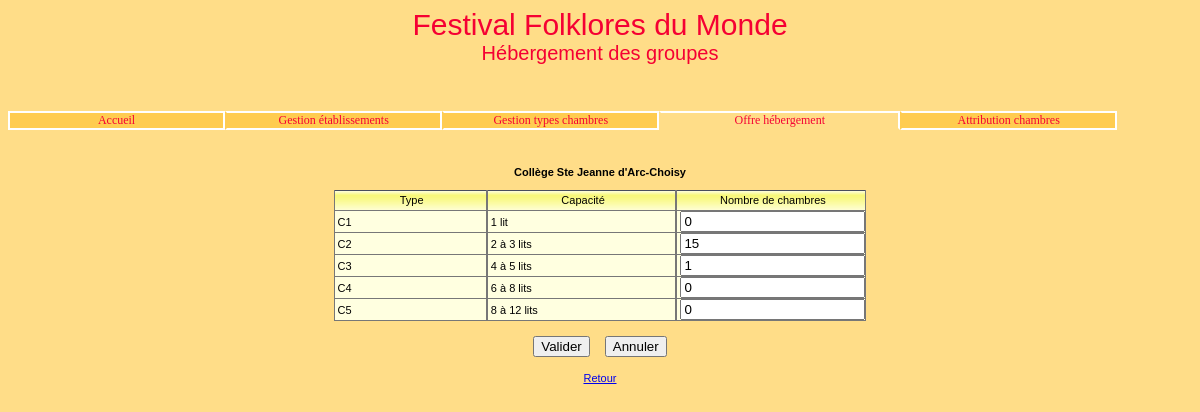
Screenshot of /cOffreHebergement.php?action=demanderModifierOffre&idEtab=0350773A with the database file from the repository.
### tables this page shows
create table Etablissement 
(id char(8) not null, 
nom varchar(45) not null,
adresseRue varchar(45) not null, 
codePostal char(5) not null, 
ville varchar(35) not null,
tel varchar(13) not null,
adresseElectronique varchar(70),
type tinyint not null,
civiliteResponsable varchar(12) not null,
nomResponsable varchar(25) not null,
prenomResponsable varchar(25),
constraint pk_Etablissement primary key(id));

create table TypeChambre
(id char(2) not null, 
libelle varchar(15) not null, 
constraint pk_TypeChambre primary key(id));

create table Offre
(idEtab char(8) not null, 
idTypeChambre char(2) not null, 
nombreChambres integer not null, 
constraint pk_Offre primary key(idEtab, idTypeChambre), 
INDEX(idTypeChambre),
constraint fk1_Offre foreign key(idEtab) references Etablissement(id) 
ON DELETE CASCADE ON UPDATE CASCADE, 
constraint fk2_Offre foreign key(idTypeChambre) references TypeChambre(id)
ON DELETE CASCADE ON UPDATE CASCADE);

### gestionDonnees/_gestionBaseFonctionsCommunes.inc.php (called while the page is built, shortened)
<?php
function obtenirDetailEtablissement($connexion, $id) {
    $req = "SELECT * FROM Etablissement WHERE id=?";
    $stmt = $connexion->prepare($req);
    $stmt->execute(array($id));
    return $stmt->fetch(PDO::FETCH_ASSOC);
}
function obtenirTypesChambres($connexion) {
    $req = "SELECT * FROM TypeChambre";
    $stmt = $connexion->prepare($req);
    $stmt->execute();
    return $stmt;
}
function obtenirNbOffre($connexion, $idEtab, $idTypeChambre) {
    $req = "SELECT nombreChambres FROM Offre WHERE idEtab=:idEtab AND
        idTypeChambre=:idTypeCh";
    $stmt = $connexion->prepare($req);
    $stmt->bindParam(':idEtab', $idEtab);
    $stmt->bindParam(':idTypeCh', $idTypeChambre);
    $stmt->execute();
    $ok = $stmt->fetchColumn();
    if ($ok) {
        return $ok;
    } else {
        return 0;
    }
}

### vues/OffreHebergement/vModifierOffreHebergement.php (the view)
<?php
include("_debut.inc.php");
echo "
<form method='POST' action='cOffreHebergement.php'>
   <input type='hidden' value='validerModifierOffre' name='action'>";
$lgEtab = obtenirDetailEtablissement($connexion, $idEtab);
$i = 0;
$nom = $lgEtab['nom'];
echo "<br><strong>$nom</strong><br><br>
   <table width='45%' cellspacing='0' cellpadding='0' class='tabQuadrille'>";
echo "
      <tr class='enTeteTabQuad'>
         <td width='30%'>Type</td>
         <td width='37%'>Capacité</td>
         <td width='33%'>Nombre de chambres</td>
      </tr>";
$rsTypeChambre = obtenirTypesChambres($connexion);
while ($lgTypeChambre = $rsTypeChambre->fetch(PDO::FETCH_ASSOC)) {
    $idTypeChambre = $lgTypeChambre['id'];
    $libelle = $lgTypeChambre['libelle'];
    echo "
         <tr class='ligneTabQuad'>
            <td>$idTypeChambre</td>
            <td>$libelle</td>";
    if ($action == 'validerModifierOffre' && (!estEntier($nbChambres[$i]) || !estModifOffreCorrecte($connexion, $idEtab, $idTypeChambre, $nbChambres[$i]))) {
        echo "
               <td align='center'><input type='text' value='$nbChambres[$i]'
               name='nbChambres[$i]' maxlength='3' class='erreur'></td>";
    } else {
        $nbOffre = obtenirNbOffre($connexion, $idEtab, $idTypeChambre);
        echo "
               <td align='center'><input type='text' value='$nbOffre'
               name='nbChambres[$i]' maxlength='3'></td>";
    }
    echo "
            <input type='hidden' value='$idTypeChambre'
            name='idTypeChambre[$i]'>
         </tr>";
    $i = $i + 1;
}
echo
"</table>";
echo "
   <input type='hidden' value='$idEtab' name='idEtab'>
   <input type='hidden' value='$i' name='nbLignes'>
   <table align='center' cellspacing='15' cellpadding='0'>
      <tr>
         <td align='right'><input type='submit' value='Valider'
         name='validerModifierOffre'></td>
         <td align='left'><input type='reset' value='Annuler' name='annuler'>
         </td>
      </tr>
   </table>
   <a href='cOffreHebergement.php?'>Retour</a>
</form>";
include("_fin.inc.php");

### css/cssGeneral.css (style rules this page uses)
.basePage { background-color:#FFDD88; color:black; font:11px Arial, Helvetica, sans-serif; }
td,tr,div,p { font:11px Arial, Helvetica, sans-serif; }
table.tabQuadrille td { border-bottom:1px solid #777777; border-right:1px solid #777777; border-left:1px solid #777777; border-top:1px #777777; padding-left:3px; }
tr.enTeteTabQuad { background-image:url('../images/xpBarre.jpg'); background-color:#FFFFC0; color:black; height:21px; text-align:center; }
tr.ligneTabQuad { background-color:#FFFFE0; color:black; text-align:left; }

### rows the page displays
etablissement: nom "Collège Ste Jeanne d'Arc-Choisy"
typechambre: id "C1", libelle "1 lit", value "0"
typechambre: id "C2", libelle "2 à 3 lits", id.nombreChambres "15"
typechambre: id "C3", libelle "4 à 5 lits", id.nombreChambres "1"
typechambre: id "C4", libelle "6 à 8 lits", value "0"
typechambre: id "C5", libelle "8 à 12 lits", value "0"

### other values shown
$nom "Accueil"
$nom "Gestion établissements Gestion types chambres Attribution chambres"
$nom "Offre hébergement"
